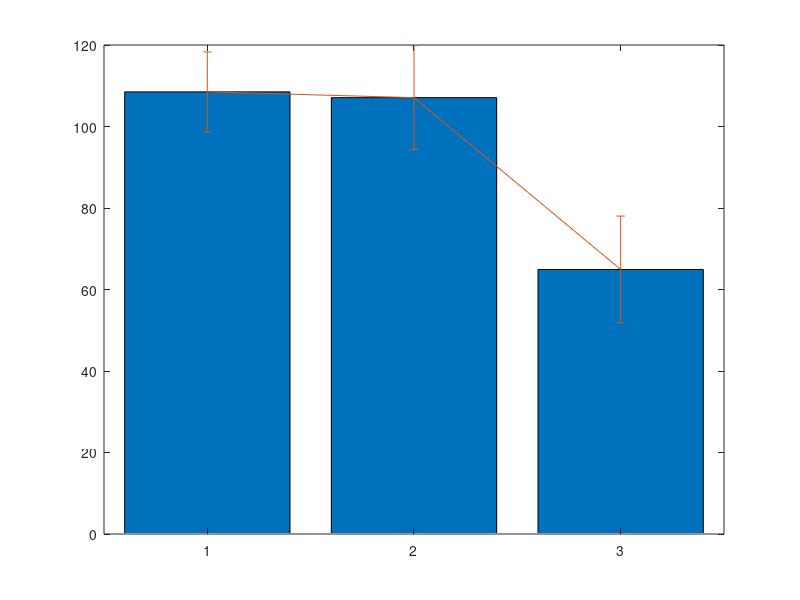
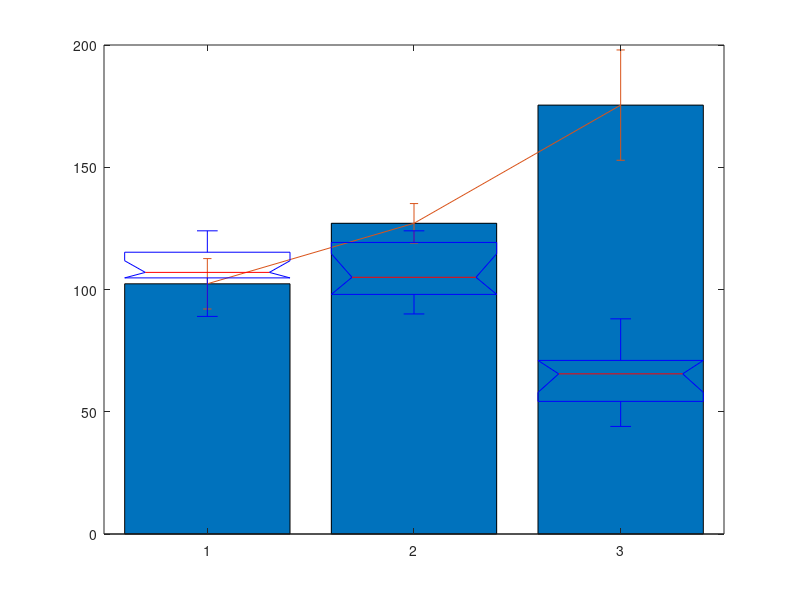
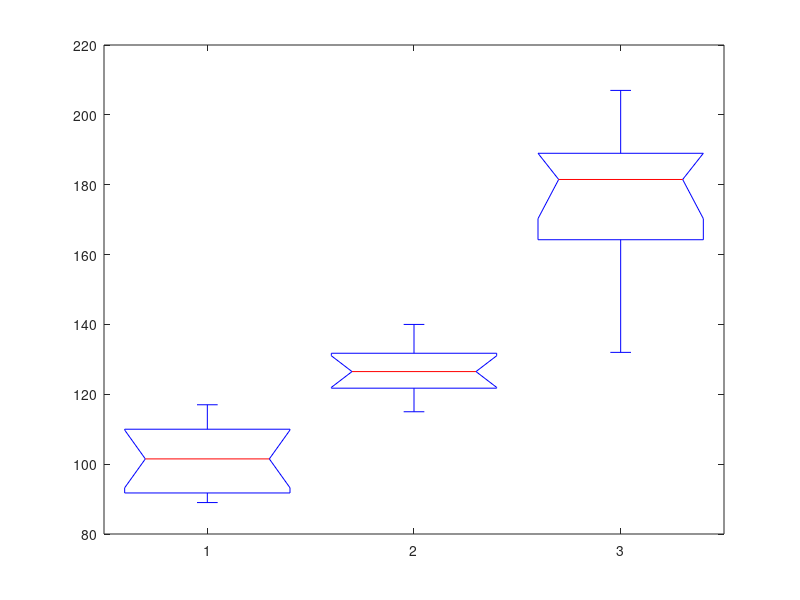
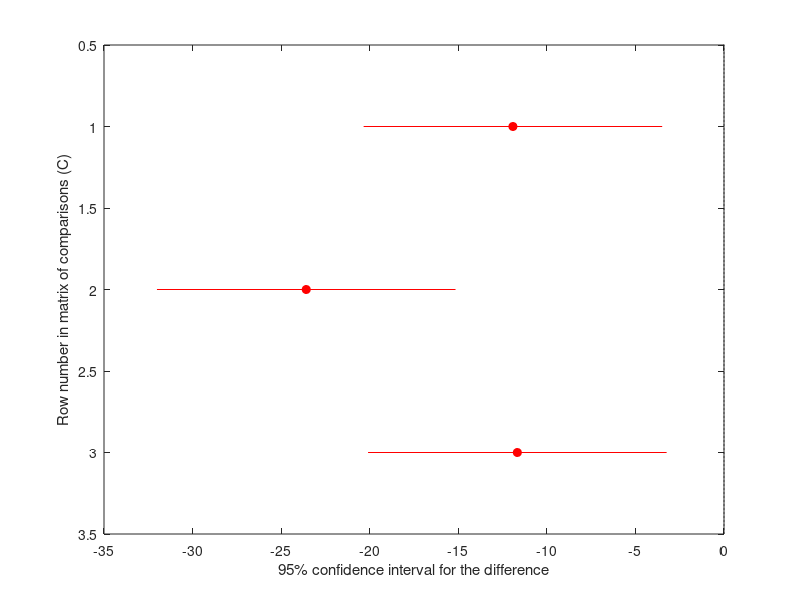

The MATLAB script that drew these images, in order: (Note: this script raises an error after producing the figures.)
clear all
clc

%% SUBJECT 2
% El. 2 As. 4

amp1=[680];
freq1=[5 5 5 50 50 50 500 500 500];
pw1=[20];

time1=[120 101 124 118 120 90 55 83 60];

amp11=[650 650 650 680 680 680 800 800 800];
freq11=[50];
pw11=[20];

time11=[92 109 103 138 126 129 183 171 180];

% El. 3 As. 2

amp2=[500];
freq2=[5 5 5 50 50 50 500 500 500];
pw2=[40];

time2=[106 107 113 90 99 100 52 88 70];

amp22=[400 400 400 500 500 500 700 700 700];
freq22=[50];
pw22=[40];

time22=[90 100 117 122 127 130 187 197 207];


% El. 1 As. 11

amp3=[700];
freq3=[5 5 5 50 50 50 500 500 500];
pw3=[20];

time3=[116 115 98 124 95 110 52 65 74];

amp33=[650 650 650 700 700 700 800 800 800];
freq33=[50];
pw33=[20];

time33=[110 91 89 115 118 121 143 156 132];

% El. 4 As. 3

amp4=[700];
freq4=[5 5 5 50 50 50 500 500 500];
pw4=[70];

time4=[106 107 89 120 119 100 66 44 70];

amp44=[700 700 700 800 800 800 900 900 900];
freq44=[50];
pw44=[70];

time44=[100 110 117 122 137 140 195 187 167];


TIME_FRE=[time1; time2; time3; time4];
TIME_AMP=[time11; time22; time33; time44];

charge11=amp11*pw11/1000;
charge22=amp22*pw22/1000;
charge33=amp33*pw33/1000;
charge44=amp44*pw44/1000;

charge_S2=[charge11(1:3) charge22(1:3) charge33(1:3) charge44(1:3); charge11(4:6) charge22(4:6) charge33(4:6) charge44(4:6); charge11(7:9) charge22(7:9) charge33(7:9) charge44(7:9)]'

%save('charge_S2.mat', 'charge_S2')

load('TIME_AMP_S2')
load('TIME_FRE_S2')

bar([mean(TIME_FRE(:,1)), mean(TIME_FRE(:,2)), mean(TIME_FRE(:,3))]);
hold on
errorbar([mean(TIME_FRE(:,1)), mean(TIME_FRE(:,2)), mean(TIME_FRE(:,3))],[std(TIME_FRE(:,1)), std(TIME_FRE(:,2)), std(TIME_FRE(:,3))])

figure

bar([mean(TIME_AMP(:,1)), mean(TIME_AMP(:,2)), mean(TIME_AMP(:,3))]);
hold on
errorbar([mean(TIME_AMP(:,1)), mean(TIME_AMP(:,2)), mean(TIME_AMP(:,3))],[std(TIME_AMP(:,1)), std(TIME_AMP(:,2)), std(TIME_AMP(:,3))])

[p,t,stats]=kruskalwallis(TIME_FRE);
multcompare(stats)

[p,t,stats]=kruskalwallis(TIME_AMP);
multcompare(stats)

%% Single channels

figure
hold all
errorbar([mean(time1(1:3)), mean(time1(4:6)), mean(time1(7:9))],[std(time1(1:3)), std(time1(4:6)), std(time1(7:9))])

errorbar([mean(time2(1:3)), mean(time2(4:6)), mean(time2(7:9))],[std(time2(1:3)), std(time2(4:6)), std(time2(7:9))])

errorbar([mean(time3(1:3)), mean(time3(4:6)), mean(time3(7:9))],[std(time3(1:3)), std(time3(4:6)), std(time3(7:9))])

errorbar([mean(time4(1:3)), mean(time4(4:6)), mean(time4(7:9))],[std(time4(1:3)), std(time4(4:6)), std(time4(7:9))])

figure
hold all
errorbar([mean(time11(1:3)), mean(time11(4:6)), mean(time11(7:9))],[std(time11(1:3)), std(time11(4:6)), std(time11(7:9))])

errorbar([mean(time22(1:3)), mean(time22(4:6)), mean(time22(7:9))],[std(time22(1:3)), std(time22(4:6)), std(time22(7:9))])

errorbar([mean(time33(1:3)), mean(time33(4:6)), mean(time33(7:9))],[std(time33(1:3)), std(time33(4:6)), std(time33(7:9))])

errorbar([mean(time44(1:3)), mean(time44(4:6)), mean(time44(7:9))],[std(time44(1:3)), std(time44(4:6)), std(time44(7:9))])

%% SUBJECT 3

% El. 1 As. 8

amp1=[650];
freq1=[5 5 5 50 50 50 500 500 500];
pw1=[40];

time1=[150 141 165 158 169 188 75 42 71];

amp11=[600 600 600 700 700 700 780 780 780];
freq11=[50];
pw11=[20];

time11=[150 153 139 208 156 209 263 240 280];

% El. 2 As. 11

amp2=[850];
freq2=[5 5 5 50 50 50 500 500 500];
pw2=[50];

time2=[170 161 208 148 168 198 54 63 68];

amp22=[800 800 800 850 850 850 900 900 900];
freq22=[50];
pw22=[50];

time22=[130 123 119 198 180 187 263 220 280];

% El. 3 As. 11

amp3=[640];
freq3=[5 5 5 50 50 50 500 500 500];
pw3=[30];

time3=[184 175 144 187 160 186 46 74 65];

amp33=[440 440 440 640 640 640 800 800 800];
freq33=[50];
pw33=[30];

time33=[119 127 145 183 170 198 256 234 272];

% El. 4 As. 5

amp4=[360];
freq4=[5 5 5 50 50 50 500 500 500];
pw4=[60];

time4=[152 153 162 166 189 170 70 57 78];

amp44=[300 300 300 360 360 360 500 500 500];
freq44=[50];
pw44=[60];

time44=[139 157 115 193 180 168 262 284 292];

TIME_FRE=[time1; time2; time3; time4];
TIME_AMP=[time11; time22; time33; time44];

charge11=amp11*pw11/1000;
charge22=amp22*pw22/1000;
charge33=amp33*pw33/1000;
charge44=amp44*pw44/1000;

charge_S3=[charge11(1:3) charge22(1:3) charge33(1:3) charge44(1:3); charge11(4:6) charge22(4:6) charge33(4:6) charge44(4:6); charge11(7:9) charge22(7:9) charge33(7:9) charge44(7:9)]'

%save('charge_S3.mat', 'charge_S3')

load('TIME_AMP_S3')
load('TIME_FRE_S3')

bar([mean(TIME_FRE(:,1)), mean(TIME_FRE(:,2)), mean(TIME_FRE(:,3))]);
hold on
errorbar([mean(TIME_FRE(:,1)), mean(TIME_FRE(:,2)), mean(TIME_FRE(:,3))],[std(TIME_FRE(:,1)), std(TIME_FRE(:,2)), std(TIME_FRE(:,3))])

figure

bar([mean(TIME_AMP(:,1)), mean(TIME_AMP(:,2)), mean(TIME_AMP(:,3))]);
hold on
errorbar([mean(TIME_AMP(:,1)), mean(TIME_AMP(:,2)), mean(TIME_AMP(:,3))],[std(TIME_AMP(:,1)), std(TIME_AMP(:,2)), std(TIME_AMP(:,3))])

[p,t,stats]=kruskalwallis(TIME_FRE);
multcompare(stats)

[p,t,stats]=kruskalwallis(TIME_AMP);
multcompare(stats)

%% Single channels

figure
hold all
errorbar([mean(time1(1:3)), mean(time1(4:6)), mean(time1(7:9))],[std(time1(1:3)), std(time1(4:6)), std(time1(7:9))])

errorbar([mean(time2(1:3)), mean(time2(4:6)), mean(time2(7:9))],[std(time2(1:3)), std(time2(4:6)), std(time2(7:9))])

errorbar([mean(time3(1:3)), mean(time3(4:6)), mean(time3(7:9))],[std(time3(1:3)), std(time3(4:6)), std(time3(7:9))])

errorbar([mean(time4(1:3)), mean(time4(4:6)), mean(time4(7:9))],[std(time4(1:3)), std(time4(4:6)), std(time4(7:9))])

figure
hold all
errorbar([mean(time11(1:3)), mean(time11(4:6)), mean(time11(7:9))],[std(time11(1:3)), std(time11(4:6)), std(time11(7:9))])

errorbar([mean(time22(1:3)), mean(time22(4:6)), mean(time22(7:9))],[std(time22(1:3)), std(time22(4:6)), std(time22(7:9))])

errorbar([mean(time33(1:3)), mean(time33(4:6)), mean(time33(7:9))],[std(time33(1:3)), std(time33(4:6)), std(time33(7:9))])

errorbar([mean(time44(1:3)), mean(time44(4:6)), mean(time44(7:9))],[std(time44(1:3)), std(time44(4:6)), std(time44(7:9))])

%% Both SUBJECTS
clear all
clc

load('TIME_AMP_S2')
load('TIME_FRE_S2')

TIME_AMPS2=TIME_AMP;
TIME_FRES2=TIME_FRE;

clearvars  -except TIME_AMPS2 TIME_FRES2

load('TIME_AMP_S3')
load('TIME_FRE_S3')

TIME_AMPS3=TIME_AMP;
TIME_FRES3=TIME_FRE;

TIME_AMP=[TIME_AMPS2; TIME_AMPS3];
TIME_FRE=[TIME_FRES2; TIME_FRES3];

bar([mean(TIME_FRE(:,1)), mean(TIME_FRE(:,2)), mean(TIME_FRE(:,3))]);
hold on
errorbar([mean(TIME_FRE(:,1)), mean(TIME_FRE(:,2)), mean(TIME_FRE(:,3))],[std(TIME_FRE(:,1)), std(TIME_FRE(:,2)), std(TIME_FRE(:,3))])

figure

bar([mean(TIME_AMP(:,1)), mean(TIME_AMP(:,2)), mean(TIME_AMP(:,3))]);
hold on
errorbar([mean(TIME_AMP(:,1)), mean(TIME_AMP(:,2)), mean(TIME_AMP(:,3))],[std(TIME_AMP(:,1)), std(TIME_AMP(:,2)), std(TIME_AMP(:,3))])

[p,t,stats]=kruskalwallis(TIME_FRE);
multcompare(stats)

[p,t,stats]=kruskalwallis(TIME_AMP);
multcompare(stats)

%% Correlation freq

a=5*ones(1,12);
b=50*ones(1,12);
c=500*ones(1,12);
x=[a' b' c'];

plotregression([x(:,1) ;x(:,2); x(:,3)],[TIME_FRES2(:,1); TIME_FRES2(:,2); TIME_FRES2(:,3)])

figure
plotregression([x(:,1) ;x(:,2); x(:,3)],[TIME_FRES3(:,1); TIME_FRES3(:,2); TIME_FRES3(:,3)])

%% Correlation absolute amplitude

load('charge_S2')
load('charge_S3')

charge=[charge_S2; charge_S3];

plotregression([charge(:,1); charge(:,2); charge(:,3)],[TIME_AMP(:,1); TIME_AMP(:,2); TIME_AMP(:,3)])


%% Correlation normalized amplitude

charge_n=charge_S2;
for i=1:length(charge_n)
    
    charge_n(i,:)=(charge_n(i,:)-charge_n(i,1))/(max(charge_n(i,:)-charge_n(i,1)))
    
end

plotregression([charge_n(:,1); charge_n(:,2); charge_n(:,3)],[TIME_AMPS2(:,1); TIME_AMPS2(:,2); TIME_AMPS2(:,3)])

charge_n=charge_S3;
for i=1:length(charge_n)
    
    charge_n(i,:)=(charge_n(i,:)-charge_n(i,1))/(max(charge_n(i,:)-charge_n(i,1)))
    
end

plotregression([charge_n(:,1); charge_n(:,2); charge_n(:,3)],[TIME_AMPS3(:,1); TIME_AMPS3(:,2); TIME_AMPS3(:,3)])

%% Correlation normalized amplitude 2
% 
% charge_n1=charge;
% for i=1:length(charge_n1)
%     
%     charge_n1(i,:)=(charge_n1(i,:)-min(charge_n1(:,1)))/(max(charge_n1(:,3)-min(charge_n1(:,1))))
%     
% end
% 
% figure 
% plotregression([charge_n1(:,1); charge_n1(:,2); charge_n1(:,3)],[TIME_AMP(:,1); TIME_AMP(:,2); TIME_AMP(:,3)])



